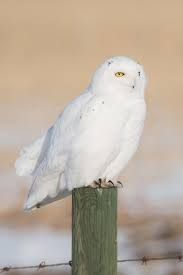
#> input picture Open CV/owl.jpg, 183 x 275 px
$ python basic_functions.py
#> lines starting #> are read from the running program, lines starting #| are printed output that depends on the picture; after the words box and inside, x2 and y2 are one past the last pixel; in counts of white or black regions, pixels touching at a corner belong together
import cv2 as cv

# Read in an image
img = cv.imread('owl.jpg')
#> img is the input picture: shape (275, 183, 3); mean B, G, R 160.3, 174.8, 187.6
cv.imshow('Owl', img)

# Converting to grayscale
gray = cv.cvtColor(img, cv.COLOR_BGR2GRAY)
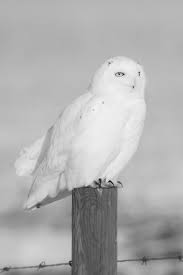
#> gray: shape (275, 183); min 15, max 246, mean 177.1
cv.imshow('Gray', gray)

# Blur
blur = cv.GaussianBlur(img, (7,7), cv.BORDER_DEFAULT)  # (7,7) this always has to be an odd number (its basically a window) also this is the thing ot control how much blur
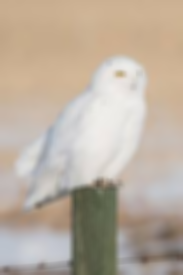
#> blur: shape (275, 183, 3); mean B, G, R 160.3, 174.8, 187.7
cv.imshow('Blur', blur)

# Edge Cascade
canny = cv.Canny(blur, 125, 175)  #cv.Canny(img,threshold 1, threshold 2)
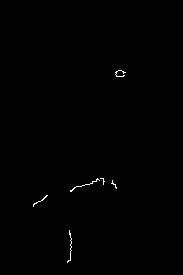
#> canny: shape (275, 183); 0.31% white in thin lines or dots, all inside (x1, y1, x2, y2) = (33, 70, 126, 263)
cv.imshow('Canny Edges', canny)  #shows only edges rest black
"""In OpenCV’s Canny edge detector, threshold1 (minVal) and threshold2 (maxVal) are used for hysteresis thresholding to
   determine strong and weak edges. threshold2 (upper) marks pixels as certain edges (white),
   while threshold1 (lower) filters out noise, keeping only weak edges that are connected to strong ones,
   creating clean edge lines."""


# Dilating the image
dilated = cv.dilate(canny, (7,7), iterations=3)  #cv.dilate(canny image,kernel size,iterations)
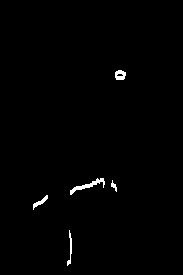
#> dilated: shape (275, 183); 0.81% white; 5 white regions, box (x1, y1, x2, y2) and area: (70, 178, 105, 195) 156, (115, 70, 126, 80) 83, (33, 195, 48, 210) 69, (67, 230, 72, 266) 69, (111, 180, 117, 192) 32
cv.imshow('Dilated', dilated)
"""Dilating an image is a morphological image processing operation that expands the boundaries of
   foreground objects (usually white pixels) by adding pixels to their edges, essentially making white features larger and thicker.
   It is used to fill in small holes, connect broken lines, and remove noise. """

# Eroding
eroded = cv.erode(dilated, (7,7), iterations=3) #fix the dilated image (dilated image,kernel size,iterations)
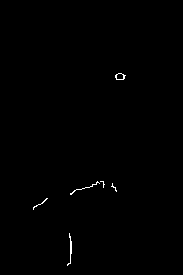
#> eroded: shape (275, 183); 0.34% white in thin lines or dots, all inside (x1, y1, x2, y2) = (33, 73, 126, 266)
cv.imshow('Eroded', eroded)

# Resize
resized = cv.resize(img, (500,500), interpolation=cv.INTER_CUBIC)  # cv.resize(img,resize dimensions, );  for resize to small size use INTER_AREA and for large size use INTER_CUBIC or INTER_LINEAR
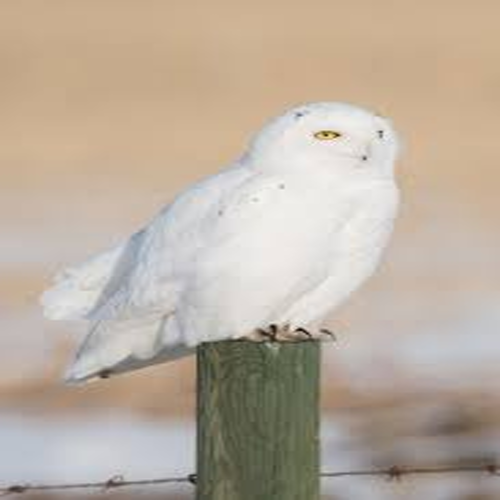
#> resized: shape (500, 500, 3); mean B, G, R 160.3, 174.8, 187.6
cv.imshow('Resized', resized)

# Cropping
cropped = img[50:200, 100:200]  # treats image like a matrix and specifies the exact indices(here the x, y coords) to be cropped; also if the indices are out of bounds then you will get error (-215:Assertion failed)
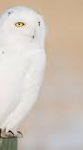
#> cropped: shape (150, 83, 3); mean B, G, R 186.7, 197.7, 208.3
cv.imshow('Cropped', cropped)

cv.waitKey(0)
